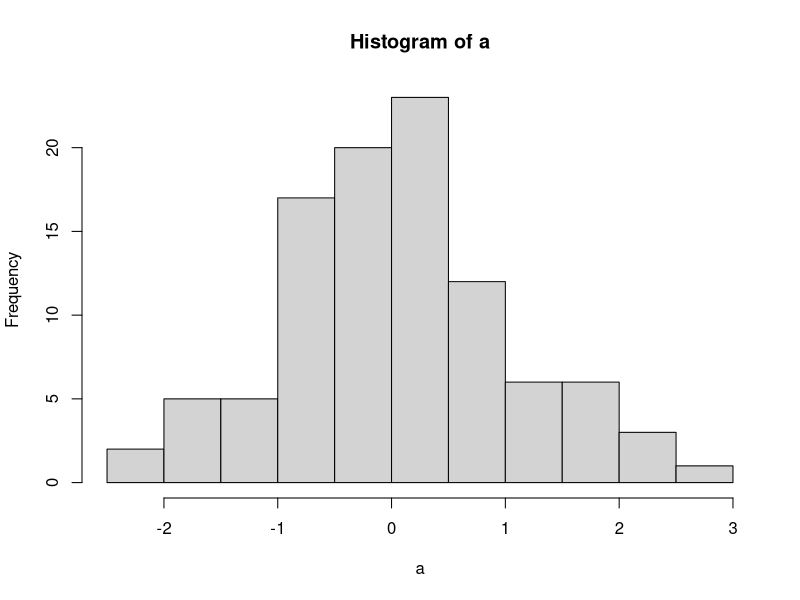
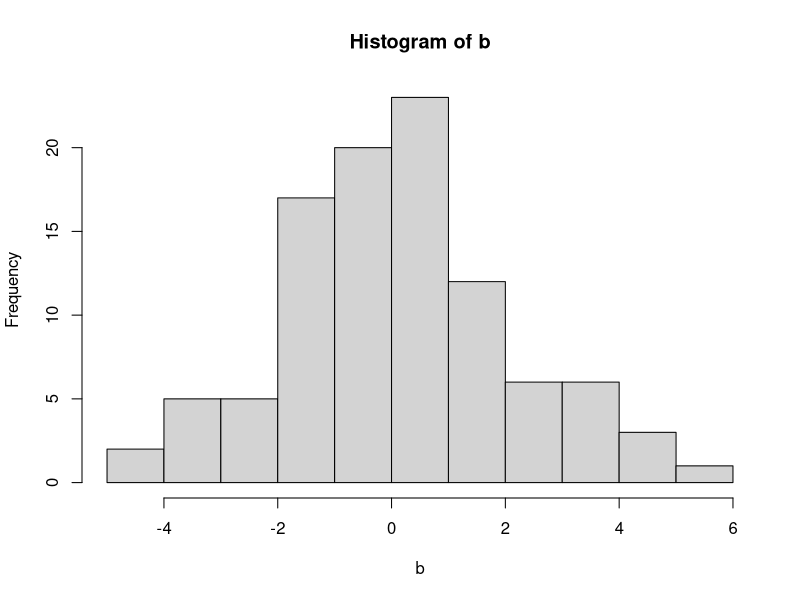
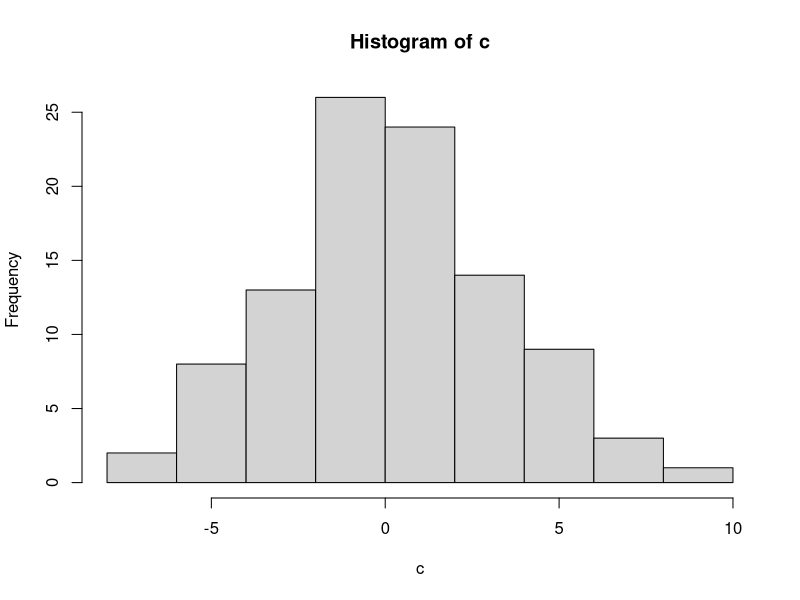

These charts were generated, in order, by the following R code:
## ---- chunk 1
set.seed(33)
a = rnorm(100, 0, 1)

hist(a)
## ---- chunk 2
set.seed(33)
b = rnorm(100, 0, 2)

hist(b)
## ---- chunk 3
set.seed(33)
c = rnorm(100, 0, 3)

hist(c)
